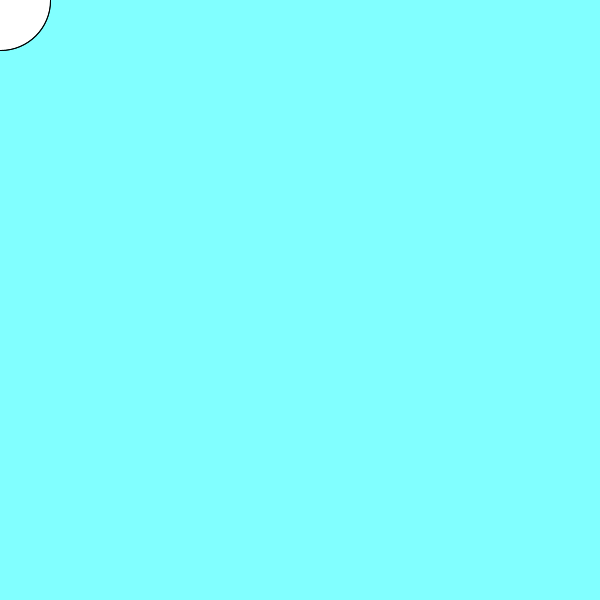
Frame 1 (no input)
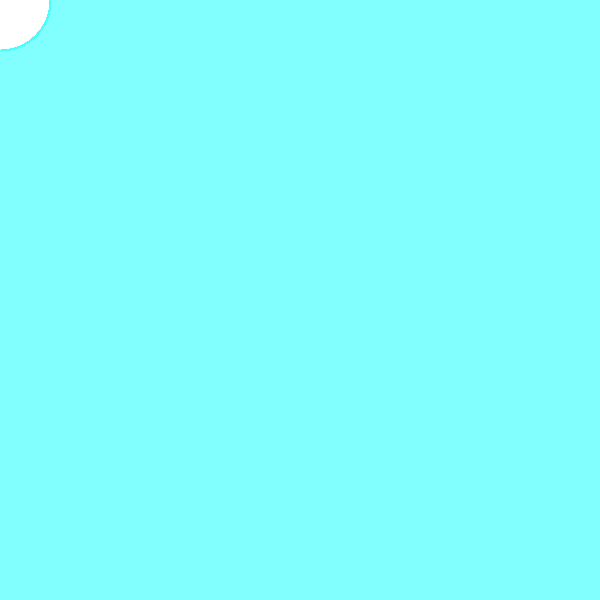
Frame 60 (the mouse pressed at the canvas centre just before this capture)
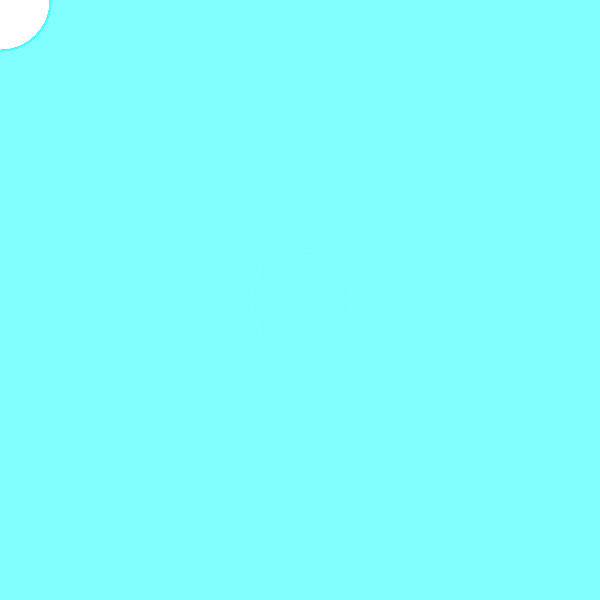
Frame 120 (the mouse held since frame 60 and released just before this capture)

The Processing sketch that drew these frames (run headless with seeded random() and noise(); from frame 60 on, the mouse is pressed at the canvas centre):

// Processing sketch: processing_135359
// ── processing_135359.pde

float a = 15;
void setup () {
  size (600,600);
background(random(200),255,255);
}

void draw () {

  ellipse (mouseX, mouseY, width/6, height/6);
  ellipse (mouseY, mouseX, width/6, height/6);
  stroke (1+a,255,255,255); 
  noFill();
  a += 1 ;

}
